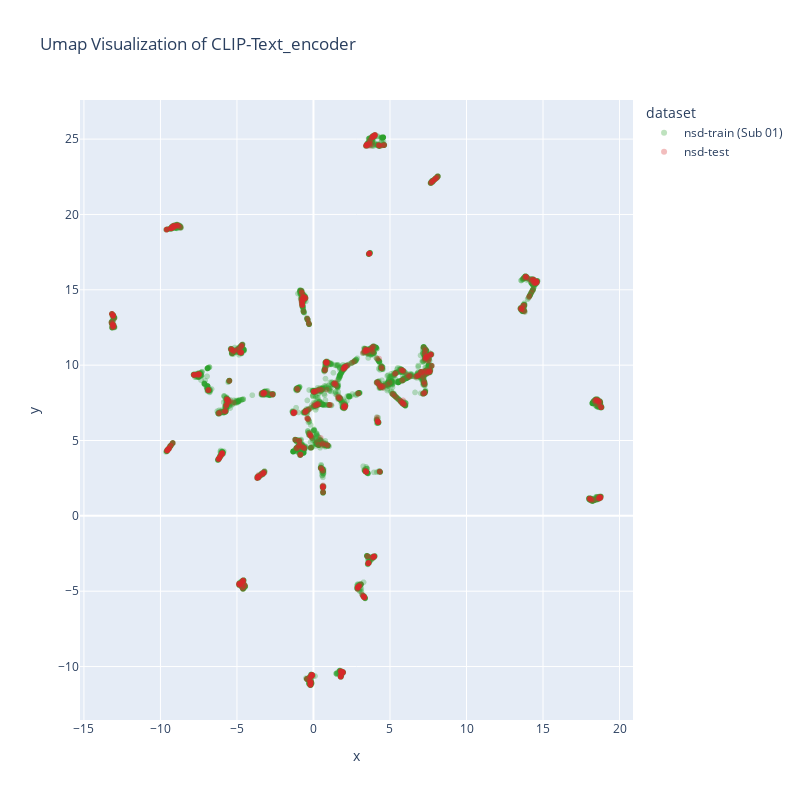

The code cell stored with this chart in its notebook:
### Code cell
fig = px.scatter(df_all, x='x', y='y', color='dataset', width=800, height=800,color_discrete_sequence=px.colors.qualitative.D3[2:],
               title =  f"Umap Visualization of CLIP-Text_encoder"
                )
fig.update_traces(
    marker=dict(size=6, 
                            #symbol=["circle","diamond", "circle", "diamond"], 
                            #color = ['#1F77B4', '#FF7F0E', '#2CA02C', '#D62728'],
               ),
    
    selector=dict(mode="markers"),
    opacity=0.3,
)

#for i in range(cluster_num):
#    px.scatter(nsd_umap[kmeans.labels_==i,0], nsd_umap[kmeans.labels_==i,1], marker= f'${i}$',  cmap = 'Spectral' , alpha=0.1)




fig.update_layout()
fig.update_traces(
    hoverinfo="none",
    hovertemplate=None,
)

### Figure 1 — Plotly figure (JSON) as saved in the notebook; plotly's stock layout.template omitted (floating-point values rounded to 4 significant figures; data arrays with more than 128 entries replaced by an {"elided": "..."} marker saying what was removed)
{"data": [{"hoverinfo": "none", "legendgroup": "nsd-train (Sub 01)", "marker": {"color": "#2CA02C", "size": 6, "symbol": "circle"}, "mode": "markers", "name": "nsd-train (Sub 01)", "opacity": 0.3, "showlegend": true, "type": "scattergl", "x": {"elided": "8859 float values"}, "xaxis": "x", "y": {"elided": "8859 float values"}, "yaxis": "y"}, {"hoverinfo": "none", "legendgroup": "nsd-test", "marker": {"color": "#D62728", "size": 6, "symbol": "circle"}, "mode": "markers", "name": "nsd-test", "opacity": 0.3, "showlegend": true, "type": "scattergl", "x": {"elided": "982 float values"}, "xaxis": "x", "y": {"elided": "982 float values"}, "yaxis": "y"}], "layout": {"height": 800, "legend": {"title": {"text": "dataset"}, "tracegroupgap": 0}, "title": {"text": "Umap Visualization of CLIP-Text_encoder"}, "width": 800, "xaxis": {"anchor": "y", "domain": [0, 1], "title": {"text": "x"}}, "yaxis": {"anchor": "x", "domain": [0, 1], "title": {"text": "y"}}}}
